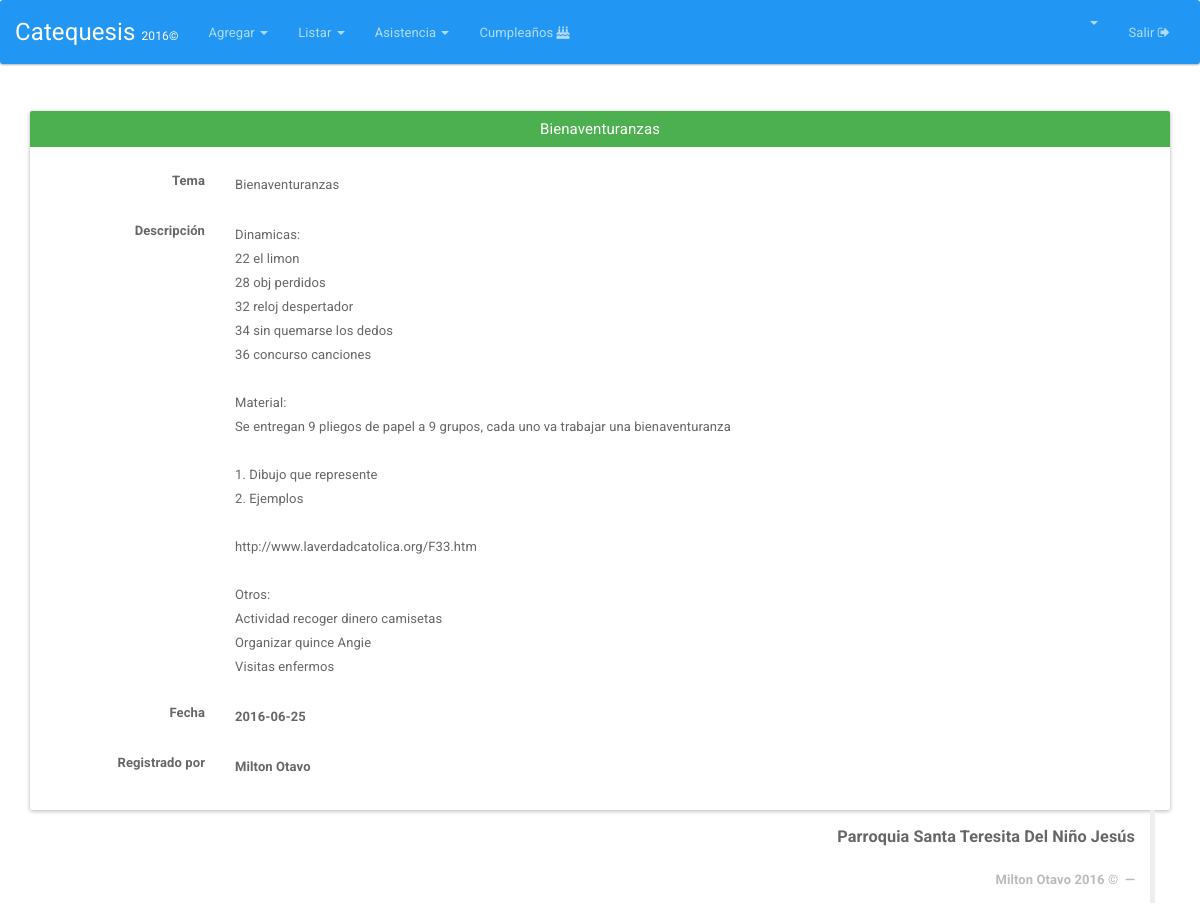
Page /Temas/ver/2 (signed in) on the committed database.
### tables this page shows
CREATE TABLE `tema` (
  `ID_TEMA` int(11) NOT NULL,
  `TEMA` varchar(50) NOT NULL,
  `DESCRIPCION` text NOT NULL,
  `FECHA` date DEFAULT NULL,
  `USUARIOLOG` bigint(11) NOT NULL,
  `FECHALOG` timestamp NOT NULL DEFAULT CURRENT_TIMESTAMP ON UPDATE CURRENT_TIMESTAMP
);

CREATE TABLE `usuarios` (
  `ID` bigint(255) NOT NULL,
  `DOC` int(20) NOT NULL,
  `USER` varchar(30) NOT NULL,
  `PASS` varchar(300) NOT NULL,
  `EMAIL` varchar(40) NOT NULL,
  `ROL` int(1) NOT NULL DEFAULT '0',
  `NOMBRES` varchar(50) NOT NULL,
  `P_APELLIDO` varchar(20) NOT NULL,
  `S_APELLIDO` varchar(20) NOT NULL,
  `GENERO` varchar(1) DEFAULT NULL,
  `FECHA_REGISTRO` date DEFAULT NULL,
  `IMAGEN` text,
  `KEYPASS` varchar(60) DEFAULT NULL,
  `NEWPASS` varchar(60) DEFAULT NULL,
  `ULTIMA_CONEXION` int(32) NOT NULL DEFAULT '0'
);

### index.php (called while the page is built, shortened)
<?php
if (isset($_SESSION['app_id'])) {
	require_once "Core/Models/Conexion.php";
}
Core\Config\Enrutador::run(new Core\Config\Request());
?>

### Core/Models/Conexion.php (called while the page is built, shortened)
<?php namespace Core\Models;
	class Conexion{
		private $datos= array (
				"host"=>DB_HOST,
				"user"=>DB_USER,
				"pass"=>DB_PASS,
				"db"=>DB_NAME
			);
		private $db;
		public function __construct()
		{
			$this->db = new \mysqli(
					$this->datos['host'],
					$this->datos['user'],
					$this->datos['pass'],
					$this->datos['db']
				);
			$this->db-> set_charset("utf8");
		}
		public function consultaRetorno($sql){
			$datos = $this->db->query($sql);
			return $datos;
		}
	}
 ?>

### Core/Config/Request.php (called while the page is built, shortened)
<?php namespace Core\Config;
class Request{
	private $metodo;
	private $argumento;
	public function __construct(){
		if(isset($_GET['url'])){
			$ruta = filter_input(INPUT_GET, 'url', FILTER_SANITIZE_URL);
			$ruta = explode("/", $ruta);
			$ruta = array_filter($ruta);
			if($ruta[0] == "index.php"){
				$this->controlador = "Login";
			}else{
				$this->controlador = strtolower(array_shift($ruta));
			}
			$this->metodo = strtolower(array_shift($ruta));
			$this->argumento = $ruta;
		}else{
			$this->controlador = "Login";
			$this->metodo = "index";
		}
	}
	public function getMetodo(){
		return $this->metodo;
	}
	public function getArgumento(){
		return $this->argumento;
	}
}
?>

### Core/Controllers/TemasController.php (called while the page is built, shortened)
<?php namespace Core\Controllers;
class TemasController{
	private $Tema;
	public function __construct(){
		$this->Tema = new Tema();
	}
	public function ver($id){
		$this->Tema->__set("idTema", $id);
		$datos=$this->Tema->view();
		return $datos;
	}
}
?>

### Core/Models/Tema.php (called while the page is built, shortened)
<?php namespace Core\Models;
	class Tema {
		private $idTema;
		private $db;
		public function __construct(){
			$this->db = new Conexion();
		}
		 public function view(){
			$sql="SELECT t.*, u.* FROM tema t  INNER JOIN usuarios u ON t.USUARIOLOG=u.ID  WHERE ID_TEMA='{$this->idTema}'";
			$datos = $this->db->consultaRetorno($sql);
			$row = mysqli_fetch_assoc($datos);
			return $row;
		}
	}
 ?>

### HTML/Temas/ver.php (the view, shortened to what this page needs)
  <html>
  <head>
  	<?php include(HTML_DIR.'/overall/header.php') ?>
  </head>
  <body>
  	<?php include(HTML_DIR.'/overall/nav.php') ?>
  	<div  class="container">
  		<br>
  		<div class="panel panel-success">
  			<div class="panel-heading">
  				<h3 class="panel-title" align="center"> <?php echo  $datos['TEMA'] ;    ?></h3>
  			</div>
  			<div class="panel-body">
  				<div class="row">
			<div class="col-md-12">
				<div class="form-horizontal" >
					<fieldset>
						<div class="form-group">
							<label for="inputNombres" class="col-lg-2 control-label"><b>Tema</b></label>
							<div class="ver col-lg-10">
								<?php echo $datos['TEMA']; ?>
							</div>
						</div>
						<div class="form-group">
							<label for="inputPrimerApellido" class="col-lg-2 control-label"><b>Descripción</b></label>
							<div class="ver col-lg-10">
								<?php echo str_replace("\n", "<br>", $datos['DESCRIPCION']) ; ?>
							</div>
						</div>
						<div class="form-group">
							<label for="inputSegundoApellido" class="col-lg-2 control-label"><b>Fecha<b></label>
							<div class="ver col-lg-10">
								<?php echo $datos['FECHA']; ?>
							</div>
						</div>
						<div class="form-group">
							<label for="inputDireccion" class="col-lg-2 control-label"><b>Registrado por</b></label>
							<div class="ver col-lg-10">
								<?php echo ucwords(strtolower($datos['NOMBRES'] . " " . $datos['P_APELLIDO'])) ; ?>
							</div>
						</div>
					</div>
		</div>
		<div class="col-md-2"></div>
	</div>
</div>
<?php include(HTML_DIR.'/overall/footer.php') ?>
</body>
</html>

### Views/css/general.css (style rules this page uses)
.ver { padding-top:11px; }

### rows in the picture
tema: TEMA "Bienaventuranzas", DESCRIPCION "Dinamicas: 22 el limon 28 obj perdidos 32 reloj despertador 34 sin quemarse los dedos 36 concurso canciones Material: Se entregan 9 pliegos de papel a 9 grupos, cada uno va trabajar una bienaventuranza 1. Dibujo que represente 2. Ejemplos http://www.laverdadcatolica.org/F33.htm Otros: Actividad recoger dinero camisetas Organizar quince Angie Visitas enfermos", FECHA "2016-06-25", usuarios.NOMBRES+P_APELLIDO "Milton Otavo"
